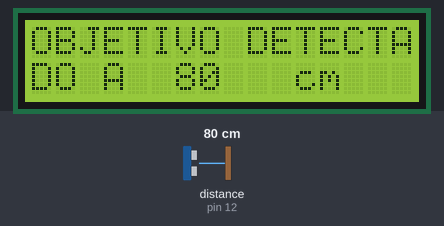
This sketch was run on a simulated Arduino Uno, built with avr-gcc and run on an emulated ATmega328P. Shown: 16×2 character LCD. Wiring (inferred from the names in the program): ultrasonic range finder: trigger pin 13; echo pin 12. The test bench sets the inputs (shaded band); at power-on: distance to the obstacle (sensor on pin 12) 80 cm. The echo pulse lasts 58.3 µs per cm; what the sketch prints to the serial monitor is not drawn.

Above: at 1.9 s.
2.0 s: distance to the obstacle (sensor on pin 12) set to 2 cm
At 2.5 s:
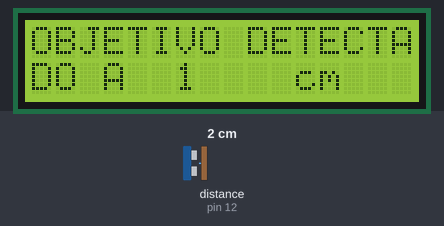
6.2 s: distance to the obstacle (sensor on pin 12) set to 4 cm
At 7.1 s:
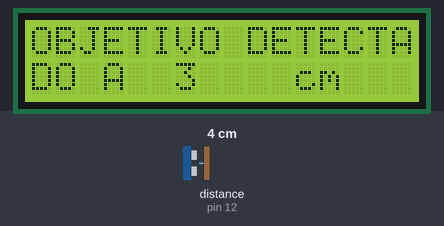
9.0 s: distance to the obstacle (sensor on pin 12) set to 9 cm
At 10.5 s:
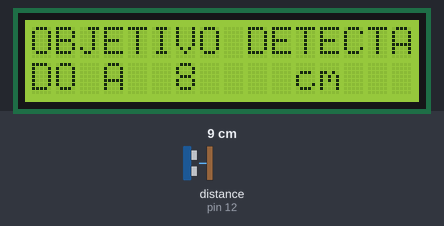
Timing chart, 0 to 12.0 s (numbered marks = the images above; inputs shaded):
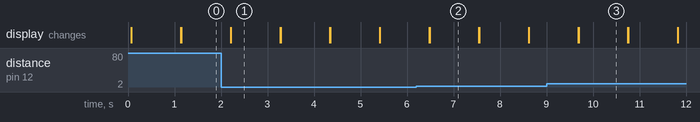

Measured:
- after the input at 2.0 s, the display: first differs from a run without the input after 0.21 s (image 1)
- after the input at 6.2 s, the display: first differs from a run without the input after 0.28 s (image 2)
- after the input at 9.0 s, the display: first differs from a run without the input after 0.69 s (image 3)
- what the display in image 1 shows lasts 1.1 s, from 2.2 s to 3.3 s

The sketch:

A3.1.ino
```cpp
#include <LiquidCrystal.h>
//Se incluye libreria LiquidCrystal
LiquidCrystal lcd(7,6,5,4,3,2);

/*Aquí se configuran los pines donde debemos conectar el sensor*/
int TRIGGER_PIN=13;
int ECHO_PIN=12;
int MAX_DISTANCE;
int tiempo;

/*Iniciar monitor y señalamos nuestras variables como salida o entrada segun el caso */
void setup() {
  Serial.begin(9600);
  pinMode(TRIGGER_PIN, OUTPUT);
  pinMode(ECHO_PIN, INPUT);
}

/*Calculamos el valor obtenido en cm*/
void loop() {
  lcd.begin(16,2);
  digitalWrite(TRIGGER_PIN, HIGH);
  delay(1);
  digitalWrite(TRIGGER_PIN, LOW);
  tiempo = pulseIn(ECHO_PIN, HIGH);
  MAX_DISTANCE = tiempo/58;

  if(MAX_DISTANCE >= 335){
    lcd.setCursor(0,0);
    lcd.print("OBJETIVO FUERA");
    lcd.setCursor(0,1);
    lcd.print("DE RANGO");
    Serial.println("NA");
  }

  else{
    lcd.setCursor(0,0);
    lcd.print("OBJETIVO DETECTA");
    lcd.setCursor(0,1);
    lcd.print("DO A ");
    lcd.setCursor(6,1);
    lcd.print(MAX_DISTANCE);
    lcd.setCursor(10,1);
    lcd.print(" cm");
    Serial.print(MAX_DISTANCE),
    Serial.println(" cm");
  }
  delay(1000);
}
```
